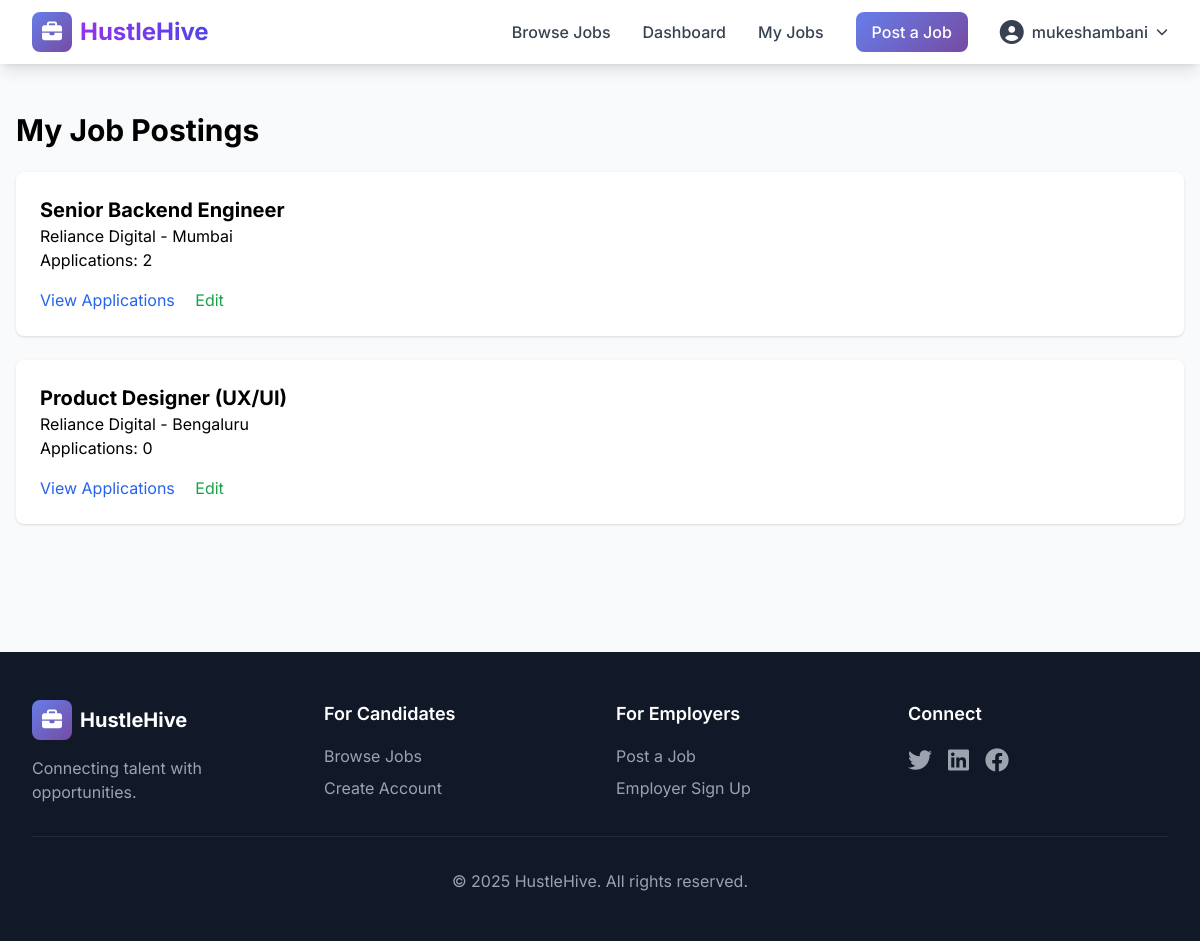
The app's page /my-jobs/ (signed in) with its own data.
### jobs/models.py (models this page shows, shortened)
class Job(models.Model):
    JOB_TYPES = [
        ('FT', 'Full Time'),
        ('PT', 'Part Time'),
        ('CT', 'Contract'),
        ('IN', 'Internship'),
    ]
    title = models.CharField(max_length=200)
    description = models.TextField()
    company_name = models.CharField(max_length=200)
    location = models.CharField(max_length=200)
    job_type = models.CharField(max_length=2, choices=JOB_TYPES, default='FT')
    salary_range = models.CharField(max_length=100, blank=True)
    posted_by = models.ForeignKey(User, on_delete=models.CASCADE, related_name='jobs')
    created_at = models.DateTimeField(auto_now_add=True)
    updated_at = models.DateTimeField(auto_now=True)
    is_active = models.BooleanField(default=True)
    class Meta:
        ordering = ['-created_at']

### jobs/views.py (the view)
# urls.py: path('my-jobs/', views.my_jobs, name='my_jobs'),
@login_required
def my_jobs(request):
    if not hasattr(request.user, 'profile') or not request.user.profile.is_employer:
        messages.error(request, 'This page is only for employers.')
        return redirect('job_list')
    jobs = Job.objects.filter(posted_by=request.user).annotate(
        app_count=Count('applications')
    )
    return render(request, 'jobs/my_jobs.html', {'jobs': jobs})

### jobs/templates/jobs/my_jobs.html (shortened to what this page needs)
{% extends 'jobs/base.html' %}
{% block content %}
<div class="max-w-7xl mx-auto px-4 py-12">
    <h1 class="text-3xl font-bold mb-6">My Job Postings</h1>
    <div class="grid gap-6">
        {% for job in jobs %}
        <div class="bg-white p-6 rounded-lg shadow">
            <h3 class="text-xl font-bold">{{ job.title }}</h3>
            <p>{{ job.company_name }} - {{ job.location }}</p>
            <p>Applications: {{ job.app_count }}</p>
            <div class="mt-4">
                <a href="{% url 'job_applications' job.id %}" class="text-blue-600">View Applications</a>
                <a href="{% url 'job_update' job.id %}" class="text-green-600 ml-4">Edit</a>
            </div>
        </div>
        {% endfor %}
    </div>
</div>
{% endblock %}

### jobs/templates/jobs/base.html (shortened to what this page needs)
<!DOCTYPE html>
<html lang="en">
<head>
    <script src="https://cdn.tailwindcss.com"></script>
    <link rel="stylesheet" href="https://cdnjs.cloudflare.com/ajax/libs/font-awesome/6.4.0/css/all.min.css">
</head>
<body class="bg-gray-50">
    <nav class="bg-white shadow-lg sticky top-0 z-50">
        <div class="max-w-7xl mx-auto px-4 sm:px-6 lg:px-8">
            <div class="flex justify-between h-16">
                <div class="flex items-center">
                    <a href="{% url 'home' %}" class="flex items-center space-x-2">
                        <div class="w-10 h-10 gradient-bg rounded-lg flex items-center justify-center">
                            <i class="fas fa-briefcase text-white text-xl"></i>
                        </div>
                        <span class="text-2xl font-bold bg-gradient-to-r from-purple-600 to-indigo-600 bg-clip-text text-transparent">
                        </span>
                    </a>
                </div>
                <div class="hidden md:flex items-center space-x-8">
                    <a href="{% url 'job_list' %}" class="text-gray-700 hover:text-purple-600 font-medium transition">
                        Browse Jobs
                    </a>
                    {% if user.is_authenticated %}
                        <a href="{% url 'dashboard' %}" class="text-gray-700 hover:text-purple-600 font-medium transition">
                            Dashboard
                        </a>
                        {% if user.profile.is_employer %}
                            <a href="{% url 'my_jobs' %}" class="text-gray-700 hover:text-purple-600 font-medium transition">
                                My Jobs
                            </a>
                            <a href="{% url 'job_create' %}" class="btn-primary text-white px-4 py-2 rounded-lg font-medium">
                                Post a Job
                            </a>
                        {% else %}
                            <a href="{% url 'my_applications' %}" class="text-gray-700 hover:text-purple-600 font-medium transition">
                                My Applications
                            </a>
                        {% endif %}
                        <div class="relative">
                            <button id="user-menu-btn" class="flex items-center space-x-2 text-gray-700 hover:text-purple-600 font-medium transition">
                                <i class="fas fa-user-circle text-2xl"></i>
                                <span>{{ user.username }}</span>
                                <i class="fas fa-chevron-down text-xs"></i>
                            </button>
                        </div>
                    {% endif %}
                </div>
            </div>
        </div>
    </nav>
    <main>
        {% block content %}{% endblock %}
    </main>
    <footer class="bg-gray-900 text-white mt-20">
        <div class="max-w-7xl mx-auto px-4 sm:px-6 lg:px-8 py-12">
            <div class="grid grid-cols-1 md:grid-cols-4 gap-8">
                <div>
                    <div class="flex items-center space-x-2 mb-4">
                        <div class="w-10 h-10 gradient-bg rounded-lg flex items-center justify-center">
                            <i class="fas fa-briefcase text-white text-xl"></i>
                        </div>
                        <span class="text-xl font-bold">HustleHive</span>
                    </div>
                    <p class="text-gray-400">Connecting talent with opportunities.</p>
                </div>
                <div>
                    <h3 class="text-lg font-semibold mb-4">For Candidates</h3>
                    <ul class="space-y-2 text-gray-400">
                        <li><a href="{% url 'job_list' %}" class="hover:text-white transition">Browse Jobs</a></li>
                        <li><a href="{% url 'register' %}" class="hover:text-white transition">Create Account</a></li>
                    </ul>
                </div>
                <div>
                    <h3 class="text-lg font-semibold mb-4">For Employers</h3>
                    <ul class="space-y-2 text-gray-400">
                        <li><a href="{% url 'job_create' %}" class="hover:text-white transition">Post a Job</a></li>
                        <li><a href="{% url 'register' %}" class="hover:text-white transition">Employer Sign Up</a></li>
                    </ul>
                </div>
                <div>
                    <h3 class="text-lg font-semibold mb-4">Connect</h3>
                    <div class="flex space-x-4">
                        <a href="#" class="text-gray-400 hover:text-white transition">
                            <i class="fab fa-twitter text-2xl"></i>
                        </a>
                        <a href="#" class="text-gray-400 hover:text-white transition">
                            <i class="fab fa-linkedin text-2xl"></i>
                        </a>
                        <a href="#" class="text-gray-400 hover:text-white transition">
                            <i class="fab fa-facebook text-2xl"></i>
                        </a>
                    </div>
                </div>
            </div>
            <div class="border-t border-gray-800 mt-8 pt-8 text-center text-gray-400">
                <p>&copy; 2025 HustleHive. All rights reserved.</p>
            </div>
        </div>
    </footer>
</body>
</html>

### jobs/templates/jobs/base.html (style rules this page uses)
body { font-family: 'Inter', sans-serif; }
.gradient-bg { background: linear-gradient(135deg, #667eea 0%, #764ba2 100%); }
.btn-primary { background: linear-gradient(135deg, #667eea 0%, #764ba2 100%); transition: all 0.3s ease; }

### records on screen
Job: title "Senior Backend Engineer", company_name "Reliance Digital", location "Mumbai", app_count "2"
Job: title "Product Designer (UX/UI)", company_name "Reliance Digital", location "Bengaluru", app_count "0"

### other values on screen
{{ user.username }} "mukeshambani"
